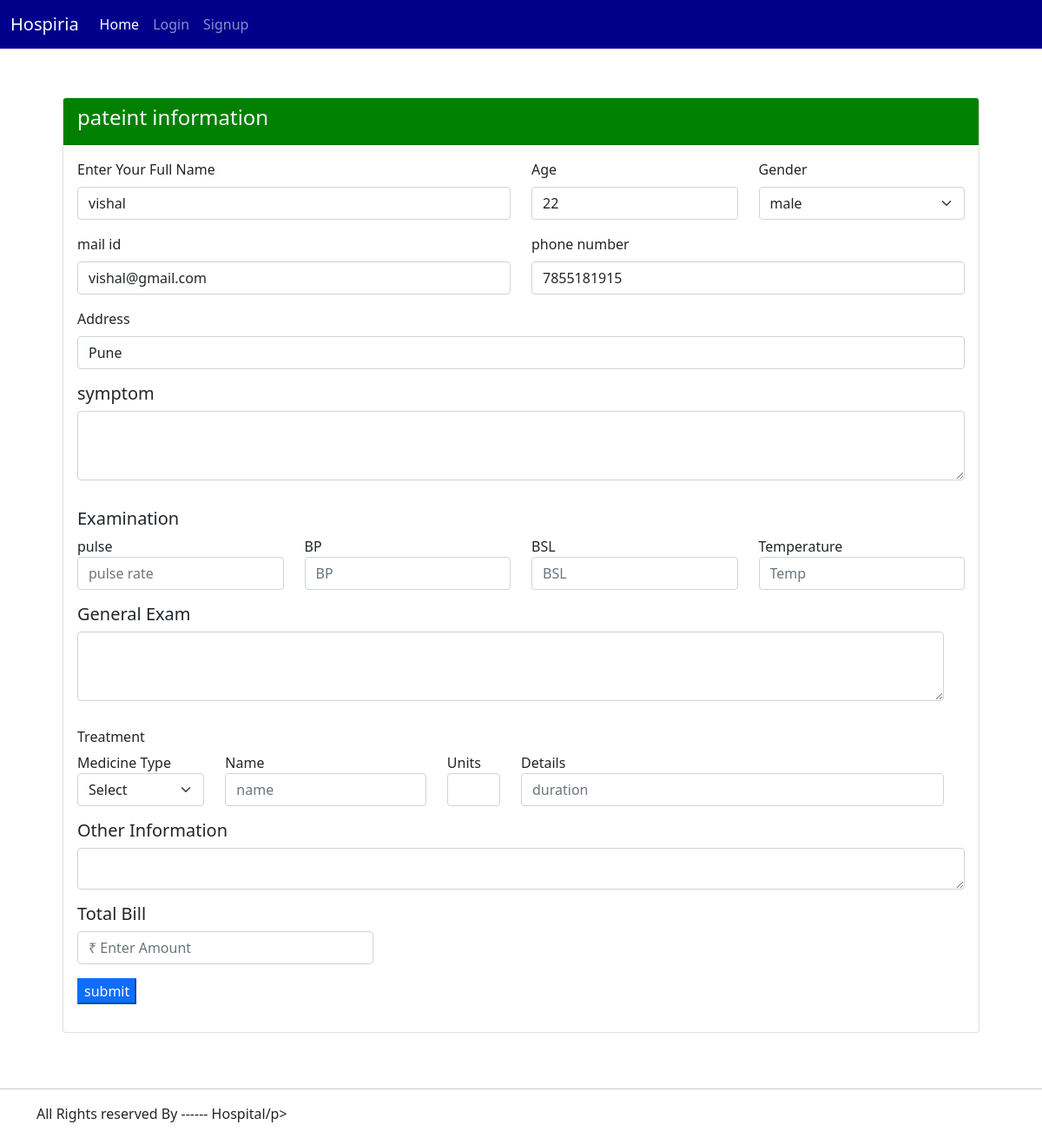
/1/, run on the app's committed database.
### hospital_management/models.py (models this page shows)
class PatientInfoNew(models.Model):
    Patient_name= models.CharField(max_length=100)
    age=models.IntegerField(null=False)
    mobile=models.CharField(max_length=10,blank=True)
    email=models.EmailField(max_length=250,null=True,blank=True,unique=True)
    gender=models.CharField(max_length=10)
    address=models.TextField(max_length=250,blank=True)
    complaint = models.TextField(max_length=250,blank=True)
    pulse=models.CharField(max_length = 3,blank=True)
    bp=models.CharField(max_length=3,blank=True)
    bsl=models.CharField(max_length=3,blank=True)
    temprature=models.CharField(max_length=3,blank=True)
    general_exam = models.CharField(max_length=250,blank=True)
    medicine_type1 = models.CharField(max_length=100,blank=True)
    medicine_name1 = models.CharField(max_length=100,blank=True)
    medicine_units1 = models.CharField(max_length =3,blank=True)
    medicine_detail1 = models.CharField(max_length=50,blank=True)
    medicine_type2 = models.CharField(max_length=100,blank=True,null=True)
    medicine_name2 = models.CharField(max_length=100,blank=True,null=True)
    medicine_units2 = models.CharField(max_length =3,blank=True,null=True)
    medicine_detail2 = models.CharField(max_length=50,blank=True,null=True)
    medicine_type3 = models.CharField(max_length=100,blank=True,null=True)
    medicine_name3 = models.CharField(max_length=100,blank=True,null=True)
    medicine_units3 = models.CharField(max_length =3,blank=True,null=True)
    medicin_detail3 = models.CharField(max_length=50,blank=True,null=True)
    medicine_type4 = models.CharField(max_length=100,blank=True,null=True)
    medicine_name4 = models.CharField(max_length=100,blank=True,null=True)
    medicine_units4 = models.CharField(max_length =3,blank=True,null=True)
    medicine_detail4 = models.CharField(max_length=50,blank=True,null=True)
    medicine_type5 = models.CharField(max_length=100,blank=True,null=True)
    medicine_name5 = models.CharField(max_length=100,blank=True,null=True)
    medicine_units5 = models.CharField(max_length =3,blank=True,null=True)
    medicine_detail5 = models.CharField(max_length=50,blank=True,null=True)
    other_information = models.TextField(max_length=200,blank=True)
    total_bill = models.CharField(max_length = 5,blank=True)
    added_on = models.DateTimeField(auto_now_add=True,null=True)
    updated_at = models.DateTimeField(auto_now=True)

### hospital_management/views.py (the view)
# urls.py: path('<int:id>/',views.update_data,name="update"),
def update_data(request, id):
    allPatient = PatientInfoNew.objects.get(pk=id)
    if request.method == 'POST':
        patient_name = request.POST.get('patient_name')
        email = request.POST.get('email')
        mobile = request.POST.get('mobile')
        gender = request.POST.get('gender')
        age = request.POST.get('age')
        address = request.POST.get('address')
        complaint = request.POST.get('complaint')
        pulse = request.POST.get('pulse')
        bp = request.POST.get('bp')
        temprature = request.POST.get('temprature')
        bsl = request.POST.get('bsl')
        general_exam = request.POST.get('general_exam')
        medicin_type = request.POST.get('medicin_type')
        medicin_name = request.POST.get('medicin_name')
        medicin = request.POST.get('medicine')
        unit = request.POST.get('unit')
        medicin_type2 = request.POST.get('medicin_type2')
        medicin_name2 = request.POST.get('medicin_name2')
        medicin2 = request.POST.get('medicine_detail2')
        unit2 = request.POST.get('unit2')
        medicin_type3 = request.POST.get('medicin_type3')
        medicin_name3 = request.POST.get('medicin_name3')
        medicin3 = request.POST.get('medicine_detail3')
        unit3 = request.POST.get('unit3')
        medicin_type4 = request.POST.get('medicin_type4')
        medicin_name4 = request.POST.get('medicin_name4')
        medicin4 = request.POST.get('medicine_detail4')
        unit4 = request.POST.get('unit4')
        medicin_type5 = request.POST.get('medicin_type5')
        medicin_name5 = request.POST.get('medicin_name5')
        medicin5 = request.POST.get('medicine_detail5')
        unit5 = request.POST.get('unit5')
        other_info = request.POST.get('other_info')
        total_bill = request.POST.get('total_amount')
        patient = PatientInfoNew(id=id,Patient_name=patient_name,email=email,mobile=mobile,gender=gender,age=age,address=address,complaint=complaint,pulse=pulse,bp=bp,temprature=temprature,bsl=bsl,general_exam=general_exam,medicine_type1=medicin_type,medicine_name1=medicin_name,medicine_detail1=medicin,medicine_units1=unit,medicine_type2=medicin_type2,medicine_name2=medicin_name2,medicine_detail2=medicin2,medicine_units2=unit2,medicine_type3=medicin_type3,medicine_name3=medicin_name3,medicin_detail3=medicin3,medicine_units3=unit3,medicine_type4=medicin_type4,medicine_name4=medicin_name4,medicine_detail4=medicin4,medicine_units4=unit4,medicine_type5=medicin_type5,medicine_name5=medicin_name5,medicine_detail5=medicin5,medicine_units5=unit5,other_information=other_info,total_bill=total_bill)
        patient.save()
        patient = PatientInfoNew.objects.all()
        return render(request,'patientrecord.html',{'title':'Patient Record','msg':'Data Updated Successfully!!!','patientdata': patient})
    else:
        return render(request,'Update_data.html',{"title":'Update data','patient':allPatient})

### hospital_management/templates/Update_data.html (shortened to what this page needs)
{% include 'header.html' %}
<div class="container-fluid mt-2">
    <div class="row">
        <div class="container">
            <div class="row m-lg-5">
                <div class="col-md-12">
                    <div class="card">
                        <div class="card-header text-light" style="background-color:green">
                            <h4 class="card-title"> pateint information</h4>
                        </div>
                        <div class="card-body">
                            <div class="row">
                                <form action="" method="post">
                                    <div class="row">
                                        <div class=" col-md-6 mb-3">
                                            <label class="form-label">Enter Your Full Name</label>
                                            <input name="patient_name" type="text" placeholder="name"
                                                class="form-control" value="{{patient.Patient_name}}">
                                        </div>
                                        <div class=" col-md-3 mb-3">
                                            <label class="form-label">Age</label>
                                            <input name="age" type="number" placeholder="age" class="form-control" value="{{patient.age}}">
                                        </div>
                                        <div class="col-md-3 mb-3 mt-0">
                                            <label class="form-label"  >Gender</label>
                                            <select class="form-select" name="gender"
                                                arial-label="Default select example"  required>
                                                <option value="{{patient.gender}}">{{patient.gender}}</option>
                                            </select>
                                        </div>
                                        <div class=" col-md-6 mb-3">
                                            <label class="form-label">mail id </label>
                                            <input name="email" type="email" placeholder="Email" class="form-control" value="{{patient.email}}">
                                        </div>
                                        <div class=" col-md-6 mb-3">
                                            <label class="form-label">phone number </label>
                                            <input name="mobile" type="number" placeholder="mobile number"
                                                class="form-control" value="{{patient.mobile}}">
                                        </div>
                                    </div>
                            </div>
                            <div class="col-md-12 mb-3">
                                <label class="form-label">Address</label>
                                <input name="address" type="text" placeholder="address" class="form-control" value="{{patient.address}}">
                            </div>
                            <div class="row">
                                <div class=" col-md-12 mb-3">
                                    <h5>symptom</h5>
                                    <div class="mb-3">
                                        <textarea class="form-control" id="message"
                                            name="complaint" placeholder="{{patient.complaint}}"
                                            style="height: 5rem" data-sb-validations="required"></textarea>
                                    </div>
                                </div>
                            </div>
                            <h5>Examination</h5>
                            <div class="row">
                                <div class=" col-md-3 mb-3">
                                    <label class="form-lable">pulse </label>
                                    <input name="pulse"  type="text" placeholder="pulse rate" class="form-control" pattern="[0-9]+" value="{{patient.pulse}}">
                                </div>
                                <div class="col-md-3 mb-3">
                                    <label class="form-lable">BP </label>
                                    <input name="bp"  type="text" placeholder="BP" class="form-control" value="{{patient.bp}}">
                                </div>
                                <div class="col-md-3 mb-3">
                                    <label class="form-lable">BSL </label>
                                    <input name="bsl" type="text" placeholder="BSL" class="form-control" value="{{patient.bsl}}">
                                </div>
                                <div class="col-md-3 mb-3">
                                    <label class="form-lable">Temperature </label>
                                    <input name="temprature" type="text" placeholder="Temp" class="form-control" value="{{patient.temprature}}">
                                </div>
                                <div class="row">
                                    <div class=" col-md-12 mb-3">
                                        <h5>General Exam</h5>
                                        <div class="mb-3">
                                            <textarea class="form-control" id="message"
                                                name="general_exam" placeholder="{{patient.general_exam}}"
                                                style="height: 5rem" data-sb-validations="required"></textarea>
                                        </div>
                                    </div>
                                </div>
                                <div class="row">
                                    <h6>Treatment</h6>
                                    <div class="col-md-2 mb-3 mt-0">
                                        <label class="form-lable">Medicine Type</label>
                                        <select class="form-select" name="medicin_type" value="{{patient.medicin_type}}"
                                            arial-label="Default select example">
                                            <option value="">Select</option>
                                        </select>
                                    </div>
                                    <div class="col-md-3 mb-3">
                                        <label class="form-lable">Name </label>
                                        <input name="medicin_name" type="text" placeholder="name" class="form-control">
                                    </div>
                                    <div class="col-md-1 mb-3">
                                        <label class="form-lable">Units </label>
                                        <input name="unit" type="text" placeholder="" class="form-control">
                                    </div>
                                    <div class="col-md-6 mb-3">
                                        <label class="form-lable">Details </label>
                                        <input name="medicine" type="text" placeholder="duration" class="form-control">
                                    </div>
                                </div>
                            </div>
                            <div class="row">
                                <div class=" col-md-12 mb-3">
                                    <div class="form-label">
                                        <h5>Other Information</h5>
                                    <div class="mb-3">
                                        <textarea class="form-control" id="message"
                                            name="other_info" placeholder="{{patient.other_information}}"
                                            style="height: 3rem" data-sb-validations="required" ></textarea>
                                    </div>
                                    <div>
                                        <div class="col-md-4 mb-3">
                                            <label class="form-lable"><h5>Total Bill</h5> </label>
                                            <input name="total_amount" type="number" placeholder="₹ Enter Amount" class="form-control">
                                        </div>
                                    </div>
                                    </div>
                                    <div>
                                        <button class="button btn-primary" type="submit">submit</button>
                                    </div>
                                </div>
                            </div>
                        </div>
                    </div>
                </div>
            </div>
        </div>
    </div>
</div>
{% include 'footer.html' %}

### data on the page
PatientInfoNew: patient_name "vishal", age "22", gender "male", email "vishal@gmail.com", mobile "7855181915", address "Pune"
